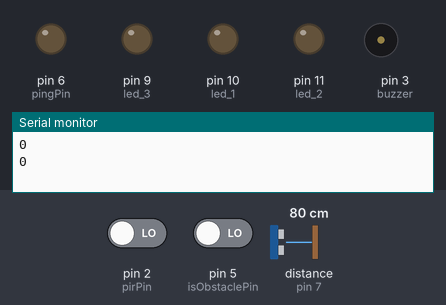
Bench run of a sketch on a simulated Arduino Uno, built with avr-gcc and run on an emulated ATmega328P. Shown: output pins drawn as LEDs (lit = HIGH), buzzer (waves = sounding, pin HIGH), the last lines printed to the serial monitor. The inputs (shaded band) are chosen by the test bench; at power-on: pin 2 (pirPin) LOW, pin 5 (isObstaclePin) LOW, distance to the obstacle (sensor on pin 7) 80 cm. The echo pulse lasts 58.3 µs per cm.

Above: at 2.2 s.
2.3 s: pin 2 (pirPin) driven HIGH
At 3.8 s:
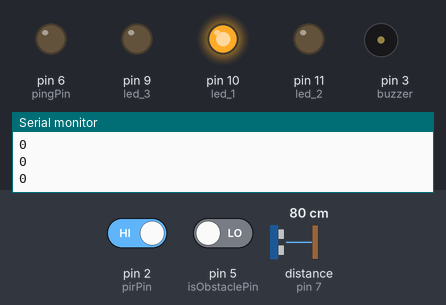
Timing chart, 0 to 5.5 s (numbered marks = the images above; inputs shaded):
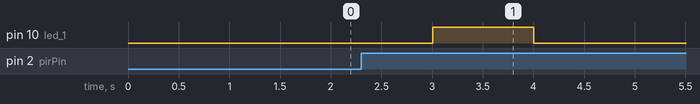

Measured:
- after the input at 2.3 s, pin 10 (led_1): LOW → HIGH after 0.71 s, → LOW 1.0 s later

The sketch:

try3.ino
```cpp
const int led_1 = 10;     //green
const int led_2 = 11;     //red
const int led_3 = 9;      //blue
const int pirPin = 2;                 // PIR Out pin
const int isObstaclePin = 5; // This is our input pin
const int pingPin = 6; // Trigger Pin of Ultrasonic Sensor
const int echoPin = 7; // Echo Pin of Ultrasonic Sensor
const int buzzer = 3;//the pin of the active buzzer

bool range, sound, pass;
int isObstacle = HIGH; // HIGH MEANS NO OBSTACLE
int pirStat = 0;                   // PIR status
int val_comp = 0;
int count = 0, num = 0, cnt = 1;
int interval = 5000;
unsigned char x=0;
unsigned long previousMillis, currentMillis;

void setup() {
  // put your setup code here, to run once:
  Serial.begin(9600);
  pinMode(led_1, OUTPUT);
  pinMode(led_2, OUTPUT);
  pinMode(led_3, OUTPUT);
  pinMode(buzzer,OUTPUT);//initialize the buzzer pin as an output
  pinMode(pingPin, OUTPUT);
  pinMode(echoPin, INPUT);
  pinMode(pirPin, INPUT);
  pinMode(isObstaclePin, INPUT);

  delay(1000);

}

void loop() {
  // put your main code here, to run repeatedly:
  pirStat = digitalRead(pirPin);
  delay(500);
  bool search = true;
  pass = true;

  int val_allow = filter(pirStat);
  num++;

  if(cnt!=count || num < 1000) {
    if(count<0) {
      count = 0;
    }
    Serial.print(count); Serial.print("\n");
    cnt = count;
    num = 0;
  }

  if (pirStat && val_allow) {
    previousMillis = millis();
    digitalWrite(led_3, HIGH);

    if(count >= 5) {
      sound = true;
      pass = false;
      siren();
    }

    while(search) {
      currentMillis = millis();
      isObstacle = digitalRead(isObstaclePin);
      range = ultraSonic();

      if(currentMillis - previousMillis < interval) {
        if(!isObstacle && pass) {
          digitalWrite(led_3,LOW);
          indLED(led_1);
          count++;
          search = false;
        }
        else if (range) {
          digitalWrite(led_3,LOW);
          indLED(led_2);
          count--;
          search = false;
        }
      }
      else {
        search = false;
        digitalWrite(led_3,LOW);
      }
    }
  }
}

bool ultraSonic() {
  long duration, cm;
  digitalWrite(pingPin, LOW);
  delayMicroseconds(2);
  digitalWrite(pingPin, HIGH);
  delayMicroseconds(10);
  digitalWrite(pingPin, LOW);
  duration = pulseIn(echoPin, HIGH);
  cm = duration/ 29 / 2;

  if (cm<10){
    return true;
  }
  else {
    return false;
  }
}

int filter(int param) {
  if (param == 1 && param!=val_comp) {
    val_comp = 1;
    return HIGH;
  }
  else if (param == 1 && param==val_comp) {
    return LOW;
  }
  else {
    val_comp = 0;
    return LOW;
  }
}

void indLED(int led) {
  digitalWrite(led, HIGH);
  delay(1000);
  digitalWrite(led, LOW);
}

void siren() {
  while(sound) {
    x++;
    for(int i=0;i<80;i++) {
      digitalWrite(buzzer,HIGH);
      delay(1);//wait for 1ms
      digitalWrite(buzzer,LOW);
      delay(1);//wait for 1ms
    }

    //output another frequency

    for(int i=0;i<100;i++) {
        digitalWrite(buzzer,HIGH);
        delay(5);//wait for 2ms
        digitalWrite(buzzer,LOW);
        delay(5);//wait for 2ms
    }

    if(x>2) {
      sound = false;
      x = 0;
    }
  }
}
```
